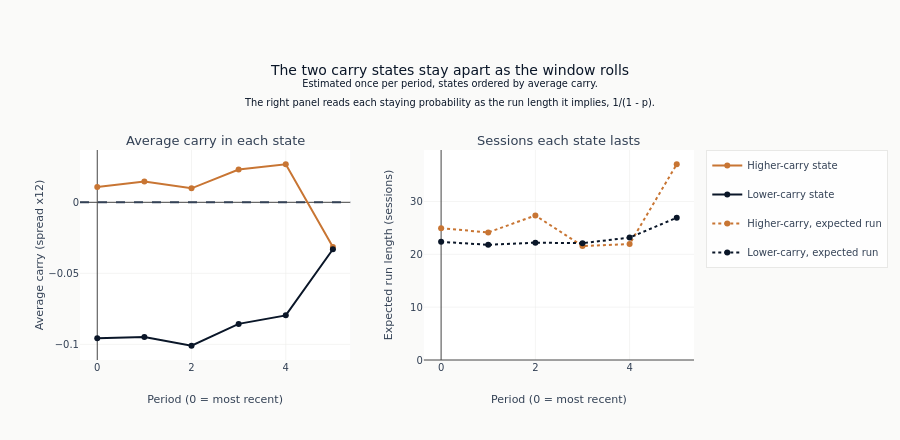

The notebook cell this image was saved under:
### Code cell
if len(hmm_param_df) > 0:
    fig = make_subplots(
        rows=1,
        cols=2,
        subplot_titles=["Average carry in each state", "Sessions each state lasts"],
        horizontal_spacing=0.12,
    )
    for column, name, color in (
        ("mean_carry_high", "Higher-carry state", COLORS["copper"]),
        ("mean_carry_low", "Lower-carry state", COLORS["blue"]),
    ):
        fig.add_trace(
            go.Scatter(
                x=hmm_param_df["fold"].to_list(),
                y=hmm_param_df[column].to_list(),
                mode="lines+markers",
                name=name,
                line={"color": color},
                legendgroup=name,
            ),
            row=1,
            col=1,
        )
    for column, name, color in (
        ("persist_high", "Higher-carry, expected run", COLORS["copper"]),
        ("persist_low", "Lower-carry, expected run", COLORS["blue"]),
    ):
        fig.add_trace(
            go.Scatter(
                x=hmm_param_df["fold"].to_list(),
                y=(1.0 / (1.0 - hmm_param_df[column])).to_list(),
                mode="lines+markers",
                name=name,
                line={"color": color, "dash": "dot"},
                legendgroup=name,
            ),
            row=1,
            col=2,
        )
    fig.add_hline(y=0.0, line_dash="dash", line_color=COLORS["neutral"], row=1, col=1)
    fig.update_annotations(font_size=13)
    fig.update_yaxes(title_text="Average carry (spread x12)", row=1, col=1)
    fig.update_yaxes(title_text="Expected run length (sessions)", rangemode="tozero", row=1, col=2)
    fig.update_xaxes(title_text="Period (0 = most recent)", row=1, col=1)
    fig.update_xaxes(title_text="Period (0 = most recent)", row=1, col=2)
    fig.update_layout(
        title=(
            "The two carry states stay apart as the window rolls"
            "<br><sup>Estimated once per period, states ordered by average carry."
            "<br>The right panel reads each staying probability as the run length it "
            "implies, 1/(1 - p).</sup>"
        ),
        height=440,
        margin={"t": 150},
    )
    show_plotly_with_alt(
        fig,
        "Two side-by-side line panels with one point per period, period 0 most recent, five "
        "periods in all. The left panel plots average carry in each state: the higher-carry "
        "state stays above zero and the lower-carry state well below it in every period, and "
        "the two lines never approach each other. The right panel plots one dotted line per "
        "state, each the run length that state's own staying probability implies as 1/(1 - p). "
        "Both sit a little above twenty sessions in every period and stay close together, so "
        "the states differ in the carry they carry rather than in how long they last.",
    )

### Figure 1 — Plotly figure (JSON) as saved in the notebook; plotly's stock layout.template omitted (floating-point values rounded to 4 significant figures)
{"data": [{"legendgroup": "Higher-carry state", "line": {"color": "#C87533"}, "mode": "lines+markers", "name": "Higher-carry state", "type": "scatter", "x": [0, 1, 2, 3, 4, 5], "xaxis": "x", "y": [0.01075, 0.01466, 0.009847, 0.02303, 0.0268, -0.0315], "yaxis": "y"}, {"legendgroup": "Lower-carry state", "line": {"color": "#0a1628"}, "mode": "lines+markers", "name": "Lower-carry state", "type": "scatter", "x": [0, 1, 2, 3, 4, 5], "xaxis": "x", "y": [-0.09562, -0.09489, -0.101, -0.08559, -0.07959, -0.03301], "yaxis": "y"}, {"legendgroup": "Higher-carry, expected run", "line": {"color": "#C87533", "dash": "dot"}, "mode": "lines+markers", "name": "Higher-carry, expected run", "type": "scatter", "x": [0, 1, 2, 3, 4, 5], "xaxis": "x2", "y": [24.94, 24.14, 27.35, 21.57, 21.94, 37.04], "yaxis": "y2"}, {"legendgroup": "Lower-carry, expected run", "line": {"color": "#0a1628", "dash": "dot"}, "mode": "lines+markers", "name": "Lower-carry, expected run", "type": "scatter", "x": [0, 1, 2, 3, 4, 5], "xaxis": "x2", "y": [22.35, 21.8, 22.2, 22.11, 23.17, 26.92], "yaxis": "y2"}], "layout": {"annotations": [{"font": {"size": 13}, "showarrow": false, "text": "Average carry in each state", "x": 0.22, "xanchor": "center", "xref": "paper", "y": 1.0, "yanchor": "bottom", "yref": "paper"}, {"font": {"size": 13}, "showarrow": false, "text": "Sessions each state lasts", "x": 0.78, "xanchor": "center", "xref": "paper", "y": 1.0, "yanchor": "bottom", "yref": "paper"}], "height": 440, "margin": {"t": 150}, "shapes": [{"line": {"color": "#334155", "dash": "dash"}, "type": "line", "x0": 0, "x1": 1, "xref": "x domain", "y0": 0.0, "y1": 0.0, "yref": "y"}], "title": {"text": "The two carry states stay apart as the window rolls<br><sup>Estimated once per period, states ordered by average carry.<br>The right panel reads each staying probability as the run length it implies, 1/(1 - p).</sup>"}, "xaxis": {"anchor": "y", "domain": [0.0, 0.44], "title": {"text": "Period (0 = most recent)"}}, "xaxis2": {"anchor": "y2", "domain": [0.56, 1.0], "title": {"text": "Period (0 = most recent)"}}, "yaxis": {"anchor": "x", "domain": [0.0, 1.0], "title": {"text": "Average carry (spread x12)"}}, "yaxis2": {"anchor": "x2", "domain": [0.0, 1.0], "rangemode": "tozero", "title": {"text": "Expected run length (sessions)"}}}}
